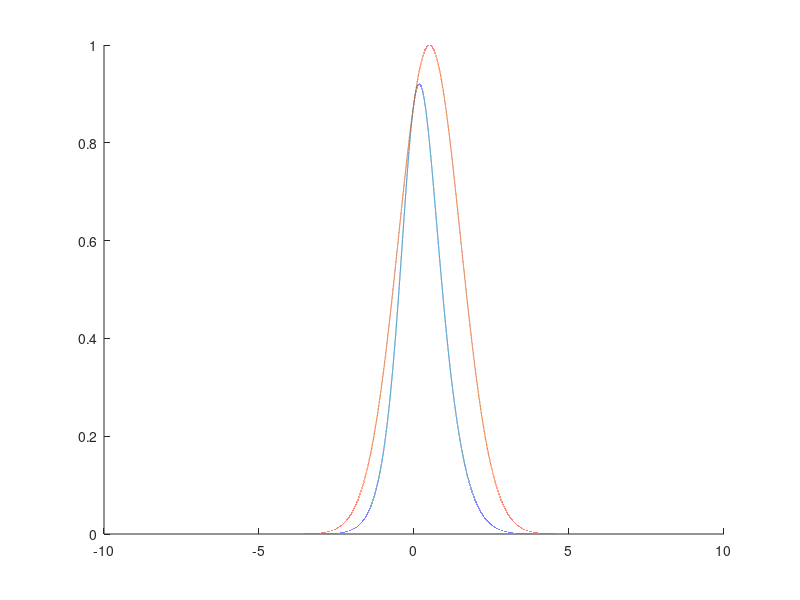

Write MATLAB code to recreate this figure.
close all; clear; clc;
x = 0.5;
y = -10 : 0.0001 : 10;
f = exp(-((x - y).^2) ./ 2) .* (1 ./ (1 + y .* y));
hold on
plot(y, f);

g = exp(-(y - x).^2 ./ 2) ./ sqrt(2 * pi);
plot(y, sqrt(2 * pi) * g)